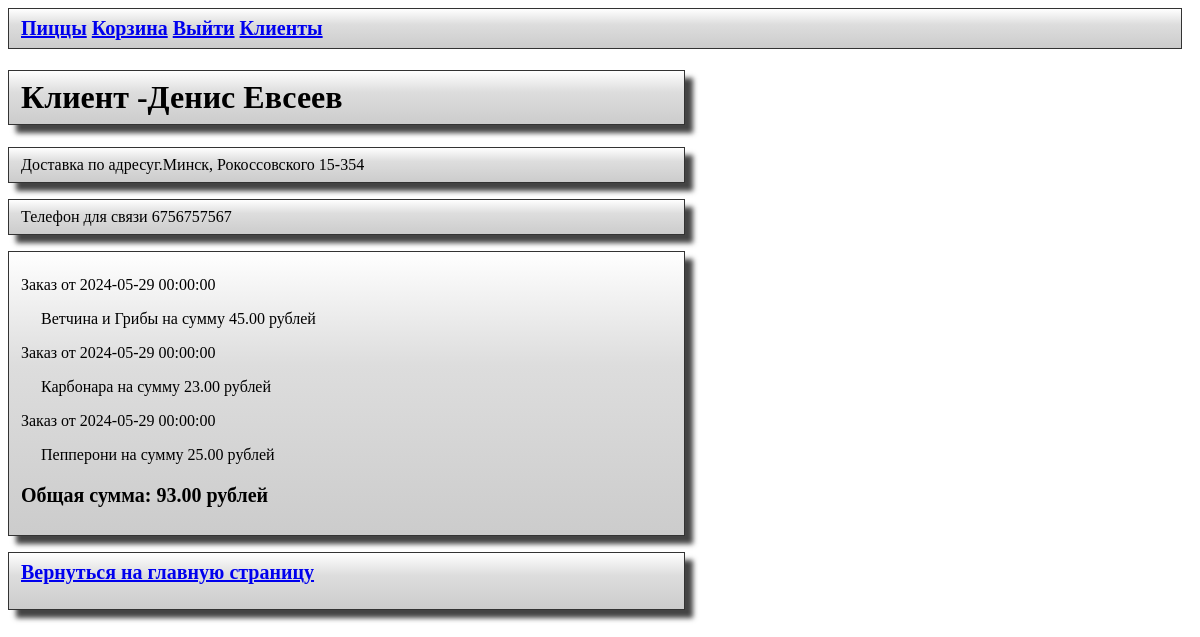
The page /2 (signed in) on the database its author committed.
### models.py (models this page shows)
class Client(db.Model):
    id_client = db.Column(db.Integer, primary_key=True)
    client_name = db.Column(db.Text)
    client_address = db.Column(db.Text)
    client_phone = db.Column(db.Text)
    order = db.relationship('Order', back_populates='client_order')

class Order(db.Model):
    id_order = db.Column(db.Integer, primary_key=True)
    date = db.Column(db.DateTime, server_default=func.current_date())
    id_client_order = db.Column(db.Integer, db.ForeignKey('client.id_client'))
    client_order = db.relationship('Client', back_populates='order')
    client_order_list = db.relationship('OrderList', back_populates='order_order_list')
    client_order_employees = db.relationship('Employees', back_populates='order_employees')

class OrderList(db.Model):
    id_order_list = db.Column(db.Integer, primary_key=True)
    order = db.Column(db.Text)
    price = db.Column(db.Integer)
    id_order_order_list = db.Column(db.Integer, db.ForeignKey('order.id_order'))
    order_order_list = db.relationship('Order', back_populates='client_order_list')

### main.py (the view)
@app.route('/<int:client_id>')
@login_required
def get_client_interface(client_id):
    client = SyncORM.select_tables_client_order_order_list(client_id)
    return render_template('client.html', client=client)

### ORM.py (called while the page is built)
    @staticmethod
    def select_tables_client_order_order_list(temp_id):
        query = (
            db.select
                (
                Client,
            )
            .options(selectinload(Client.order, Order.client_order_list))
            .filter(Client.id_client == temp_id)
        )
        result = db.session.execute(query)
        res = result.scalars().all()
        return res

### models.py (called while the page is built)
@login.user_loader   # Функция загрузки пользователя
def load_user(id):
    return User.query.get(int(id))

### templates/client.html (shortened to what this page needs)
<!DOCTYPE html>
<html>
<head>
     <link rel="stylesheet" href="{{ url_for('static', filename='style.css') }}">
    <div class="navigation">
            <div><a href="/">Пиццы</a></div>
            <div>
                <a href="/basket">Корзина</a>
             </div>
            <div>
                 {% if current_user.is_anonymous %}
                     <a href="{{ url_for('login') }}">Служебный вход</a>
                 {% else %}
                    <a href="{{ url_for('logout',  logout='logout') }}">Выйти</a>
                 {% endif %}
             </div>
            <div>
                 {% if current_user.is_anonymous %}
                     <p></p>
                 {% else %}
                    <a href="{{ url_for('get_clients_interface') }}">Клиенты</a>
                 {% endif %}
             </div>
    </div>
</head>
<body>
    <h1 class="basket">Клиент -{{ client[0].client_name }}</h1>
    <p class="basket">Доставка по адресу{{ client[0].client_address }}</p>
    <p class="basket">Телефон для связи {{ client[0].client_phone }}</p>
    <ul class="client_list" >
    {% set ns = namespace(total_price=0) %}
    {% for i in client %}
        {% for j in i.order %}
            <p> Заказ от {{j.date}}</p>
            {% for k in j.client_order_list %}
                <p class ="client_order_margin"> {{k.order}} на сумму {{k.price}}.00 рублей </p>
                {% set ns.total_price = ns.total_price + k.price %}
            {% endfor %}
        {% endfor %}
    {% endfor %}
   <p class ="description">Общая сумма: {{ns.total_price}}.00 рублей</p>
    </ul>
    <a href="{{ url_for('index') }}" class="button_client_exit">Вернуться на главную страницу</a>
</body>
</html>

### static/style.css (style rules this page uses)
body { background-image: url('/static/media/examples/wood.jpg'); }
h1 { color: black; font-size: 40px justify-content: center; font-weight: 700 }
.description { color: black; font-size: 20px; font-weight: 600; }
.navigation { display: flex; color: black; font-size: 20px; font-weight: 600; width: 97%; border: 1px solid #333; padding: 8px 12px; background-image: linear-gradient(180deg, #fff, #ddd 40%, #ccc); gap: 5px; }
.basket { display: flex; width: 55%; border: 1px solid #333; box-shadow: 8px 8px 5px #444; padding: 8px 12px; background-image: linear-gradient(180deg, #fff, #ddd 40%, #ccc); }
.button_client_exit { display: flex; width: 55%; height: 40px; gap: 3px; border: 1px solid #333; box-shadow: 8px 8px 5px #444; padding: 8px 12px; background-image: linear-gradient(180deg, #fff, #ddd 40%, #ccc); font-size: 20px; font-weight: 600; }
.client_list { width: 55%; border: 1px solid #333; box-shadow: 8px 8px 5px #444; padding: 8px 12px; background-image: linear-gradient(180deg, #fff, #ddd 40%, #ccc); }
.client_order_margin { margin-left: 20px; }

### rows shown on the page
Client: client_name "Денис Евсеев", client_address "г.Минск, Рокоссовского 15-354", client_phone "6756757567"
Order: date "2024-05-29 00:00:00"
OrderList: order "Ветчина и Грибы", price "45"
Order: date "2024-05-29 00:00:00"
OrderList: order "Карбонара", price "23"
Order: date "2024-05-29 00:00:00"
OrderList: order "Пепперони", price "25"

### other values the page prints
{{ ns.total_price }} "93"
